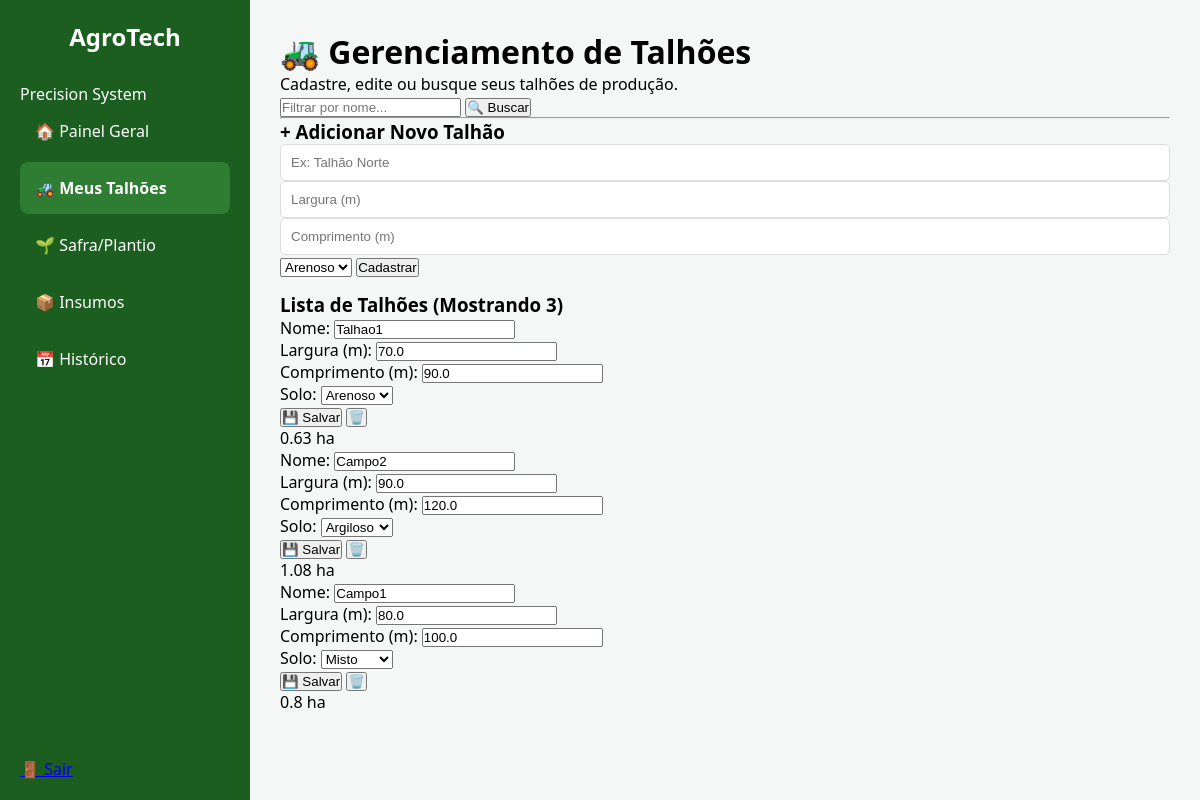
/talhao (signed in), run on the app's committed database.
### tables this page shows
CREATE TABLE Talhao (
        id INTEGER PRIMARY KEY AUTOINCREMENT,
        usuario_id INTEGER NOT NULL,
        nome TEXT NOT NULL,
        largura_metros REAL,
        altura_metros REAL,
        area_hectares REAL,
        tipo_solo TEXT,
        FOREIGN KEY (usuario_id) REFERENCES Usuario(id)
    );

### app.py (the view, shortened to what this page needs)
@app.route('/talhao', methods=['GET', 'POST'])
def talhao():
    if 'user_id' not in session:
        return redirect(url_for('login'))
    user_id = session['user_id']
    db = get_db()
    busca = request.args.get('busca')
    if busca:
        talhoes = db.execute("SELECT * FROM Talhao WHERE usuario_id = ? AND nome LIKE ?", (user_id, f'%{busca}%')).fetchall()
    else:
        talhoes = db.execute("SELECT * FROM Talhao WHERE usuario_id = ? ORDER BY id DESC LIMIT 5", (user_id,)).fetchall()
    return render_template('talhao.html', talhoes=talhoes)

### app.py (called while the page is built)
def get_db():
    conn = sqlite3.connect('agrotech.db')
    conn.row_factory = sqlite3.Row
    return conn

### templates/talhao.html (shortened to what this page needs)
{% extends "base.html" %}
{% block content %}
<div class="crud-container">
    <div class="header-section">
        <h1>🚜 Gerenciamento de Talhões</h1>
        <p>Cadastre, edite ou busque seus talhões de produção.</p>
    </div>
    <div class="search-box">
        <form method="GET" action="{{ url_for('talhao') }}" class="search-form">
            <input type="text" name="busca" placeholder="Filtrar por nome..." value="{{ request.args.get('busca', '') }}">
            <button type="submit" class="btn-search">🔍 Buscar</button>
        </form>
    </div>
    <hr>
    <div class="form-card">
        <h3>+ Adicionar Novo Talhão</h3>
        <form method="POST">
            <div class="input-group">
                <input type="text" name="nome" placeholder="Ex: Talhão Norte" required>
                <input type="number" name="largura" placeholder="Largura (m)" step="0.01" required>
                <input type="number" name="comprimento" placeholder="Comprimento (m)" step="0.01" required>
                <select name="tipo_solo">
                    <option value="Arenoso">Arenoso</option>
                </select>
                <button type="submit" class="btn-add">Cadastrar</button>
            </div>
        </form>
    </div>
    <div class="talhoes-list">
        <h3>Lista de Talhões (Mostrando {{ talhoes|length }})</h3>
        {% for t in talhoes %}
        <div class="talhao-item-card">
            <form method="POST" class="edit-form">
                <div class="field">
                    <label>Nome:</label>
                    <input type="text" name="nome" value="{{ t.nome }}">
                </div>
                <div class="field">
                    <label>Largura (m):</label>
                    <input type="number" name="largura" value="{{ t.largura_metros }}" step="0.01">
                </div>
                <div class="field">
                    <label>Comprimento (m):</label>
                    <input type="number" name="comprimento" value="{{ t.altura_metros }}" step="0.01">
                </div>
                <div class="field">
                    <label>Solo:</label>
                    <select name="tipo_solo">
                        <option value="Arenoso" {{ 'selected' if t.tipo_solo == 'Arenoso' else '' }}>Arenoso</option>
                        <option value="Argiloso" {{ 'selected' if t.tipo_solo == 'Argiloso' else '' }}>Argiloso</option>
                        <option value="Misto" {{ 'selected' if t.tipo_solo == 'Misto' else '' }}>Misto</option>
                    </select>
                </div>
                <div class="action-buttons">
                    <button type="submit" name="acao" value="editar" class="btn-save">💾 Salvar</button>
                    <button type="submit" name="acao" value="deletar" class="btn-delete" onclick="return confirm('Tem certeza que deseja excluir o talhão {{ t.nome }}?')">🗑️</button>
                </div>
            </form>
            <div class="area-badge">
                <span>{{ t.area_hectares }} ha</span>
            </div>
        </div>
        {% endfor %}
    </div>
</div>
{% endblock %}

### static/css/style.css (style rules this page uses)
.input-group { margin-bottom: 15px; text-align: left; }
.input-group input { width: 100%; padding: 10px; border: 1px solid #ddd; border-radius: 5px; box-sizing: border-box; }
* { margin: 0; padding: 0; box-sizing: border-box; }
body { font-family: 'Segoe UI', sans-serif; background: #f4f7f6; }

### data on the page
Talhao: nome "Talhao1", largura "70.0", comprimento "90.0", area_hectares "0.63"
Talhao: nome "Campo2", largura "90.0", comprimento "120.0", area_hectares "1.08"
Talhao: nome "Campo1", largura "80.0", comprimento "100.0", area_hectares "0.8"

### other printed values
{{ talhoes|length }} "3"
